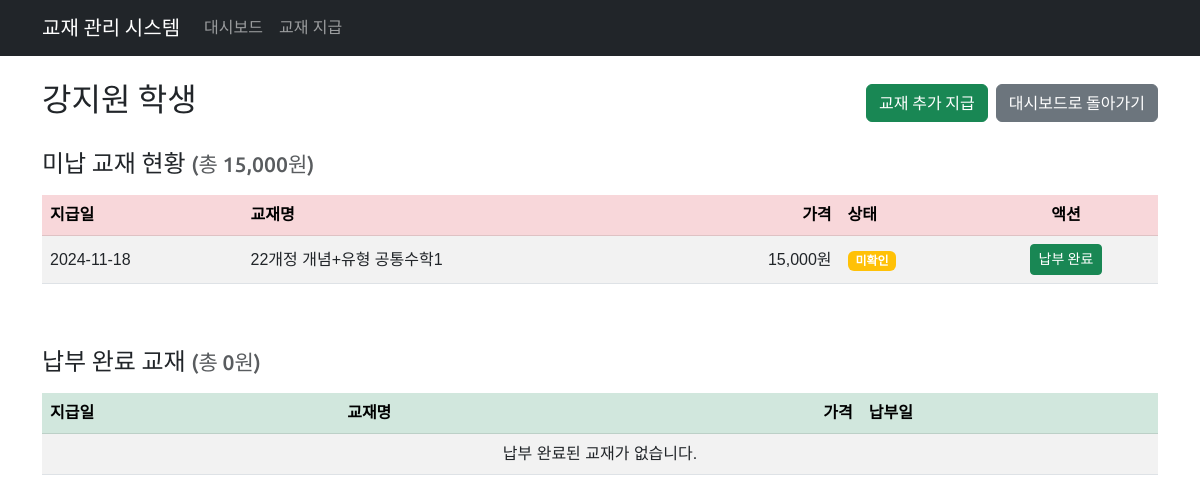
The app's page /textbook/student/248/ with its own data.
### textbook/models.py (models this page shows, shortened)
class Student(models.Model):
    name = models.CharField(max_length=255, unique=True, verbose_name='학생')
    class Meta:
        db_table = 'student'
        ordering = ['name']
        verbose_name = '학생'
        verbose_name_plural = '학생'

class Book(models.Model):
    input_date = models.DateField(verbose_name='지급일')
    book_name = models.CharField(max_length=255, verbose_name='교재')
    price = models.IntegerField(verbose_name='가격')
    checking = models.BooleanField(default=False, verbose_name='상태')
    student = models.ForeignKey(Student, on_delete=models.CASCADE, related_name='books', verbose_name='학생')
    payment_date = models.DateField(null=True, blank=True, verbose_name='수납일')
    class Meta:
        db_table = 'book'
        ordering = ['-input_date']
        verbose_name = '교재'
        verbose_name_plural = '교재'

### textbook/views.py (the view)
# urls.py: path('student/<int:student_id>/', views.student_detail, name='student_detail'),
def student_detail(request, student_id):
    student = get_object_or_404(Student, id=student_id)
    unpaid_books = student.books.filter(payment_date__isnull=True)
    paid_books = student.books.filter(payment_date__isnull=False)
    total_unpaid = unpaid_books.aggregate(total=Sum('price'))['total'] or 0
    total_paid = paid_books.aggregate(total=Sum('price'))['total'] or 0
    context = {
        'student': student,
        'unpaid_books': unpaid_books,
        'paid_books': paid_books,
        'total_unpaid': total_unpaid,
        'total_paid': total_paid,
        'today' : date.today(),
    }
    return render(request, 'textbook/student_detail.html', context)

### textbook/templates/textbook/student_detail.html (shortened to what this page needs)
{% extends 'textbook/base.html' %}
{% load humanize %}
{% block content %}
<div class="row">
    <div class="col-12">
        <div class="d-flex justify-content-between align-items-center mb-4">
            <h2>{{ student.name }} 학생</h2>
            <div class="d-flex gap-2">
                <a href="{% url 'textbook:issue_book' %}?student_id={{ student.id }}" class="btn btn-success">교재 추가 지급</a>
                <a href="{% url 'textbook:dashboard' %}" class="btn btn-secondary">
                    대시보드로 돌아가기
                </a>
            </div>
        </div>
        <h4 class="mb-3">미납 교재 현황 <small class="text-muted">(총 {{ total_unpaid|intcomma }}원)</small></h4>
        <div class="table-responsive mb-5">
            <table class="table table-striped table-hover align-middle">
                <thead class="table-danger">
                    <tr>
                        <th>지급일</th>
                        <th>교재명</th>
                        <th class="text-end">가격</th>
                        <th>상태</th>
                        <th class="text-center">액션</th>
                    </tr>
                </thead>
                <tbody>
                    {% for book in unpaid_books %}
                    <tr>
                        <td>{{ book.input_date|date:"Y-m-d" }}</td>
                        <td>{{ book.book_name }}</td>
                        <td class="text-end">{{ book.price|intcomma }}원</td>
                        <td>
                            {% if book.checking %}
                            <span class="badge bg-success">확인</span>
                            {% else %}
                            <span class="badge bg-warning">미확인</span>
                            {% endif %}
                        </td>
                        <td class="text-center">
                            <form action="{% url 'textbook:mark_as_paid' book.id %}" method="post"
                                  class="d-inline-block"
                                  onsubmit="return confirm('이 교재를 납부 완료로 표시하시겠습니까?');">
                                <button type="submit" class="btn btn-success btn-sm">납부 완료</button>
                            </form>
                        </td>
                    </tr>
                    {% empty %}
                    <tr>
                        <td colspan="5" class="text-center">미납된 교재가 없습니다.</td>
                    </tr>
                    {% endfor %}
                </tbody>
            </table>
        </div>
        <h4 class="mb-3">납부 완료 교재 <small class="text-muted">(총 {{ total_paid|intcomma }}원)</small></h4>
        <div class="table-responsive">
            <table class="table table-striped table-hover align-middle">
                <thead class="table-success">
                    <tr>
                        <th>지급일</th>
                        <th>교재명</th>
                        <th class="text-end">가격</th>
                        <th>납부일</th>
                    </tr>
                </thead>
                <tbody>
                    {% for book in paid_books %}
                    <tr>
                        <td>{{ book.input_date|date:"Y-m-d" }}</td>
                        <td>{{ book.book_name }}</td>
                        <td class="text-end">{{ book.price|intcomma }}원</td>
                        <td>{{ book.payment_date|date:"Y-m-d" }}</td>
                    </tr>
                    {% empty %}
                    <tr>
                        <td colspan="4" class="text-center">납부 완료된 교재가 없습니다.</td>
                    </tr>
                    {% endfor %}
                </tbody>
            </table>
        </div>
    </div>
</div>
{% endblock %}

### textbook/templates/textbook/base.html (style rules this page uses)
body { font-family: 'Noto Sans KR', sans-serif; }
h1, h2, h3, h4, h5, h6, .navbar-brand, .btn, .pagination { font-family: 'Ubuntu', 'Noto Sans KR', sans-serif; }

### records on screen
Student: name "강지원"
Book: input_date "2024-11-18", book_name "22개정 개념+유형 공통수학1", price "15,000", checking "미확인"

### other values on screen
{{ total_unpaid|intcomma }} "15,000"
{{ total_paid|intcomma }} "0"
